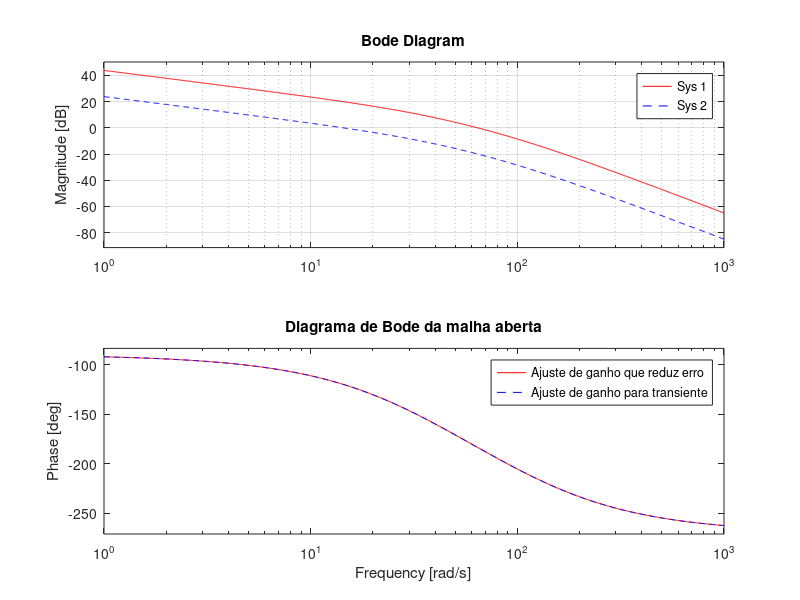
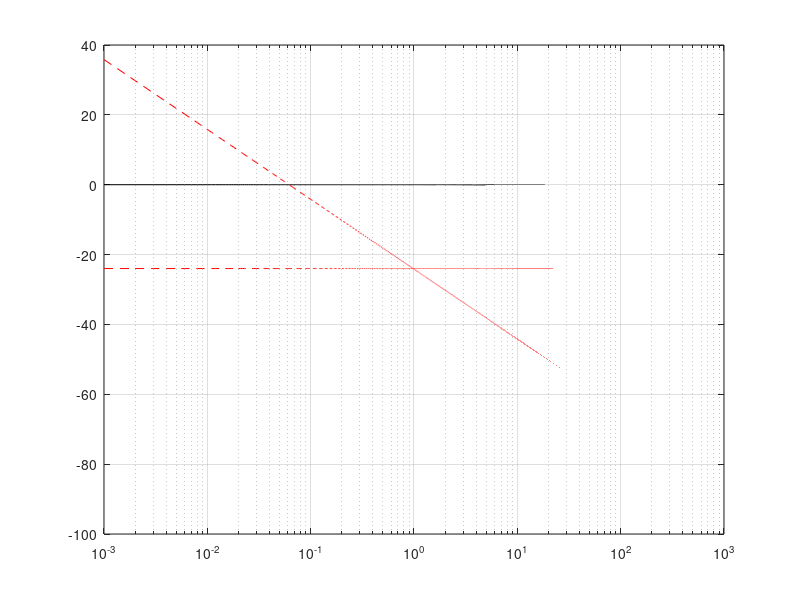
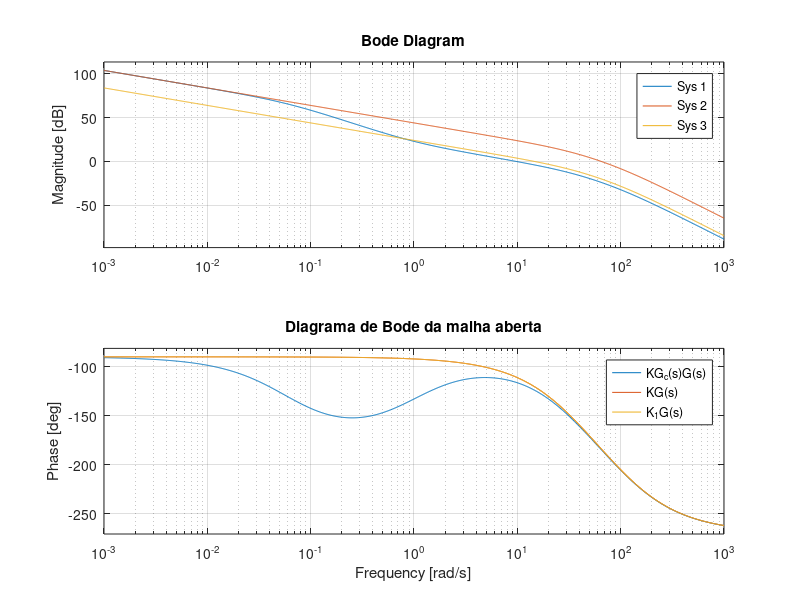
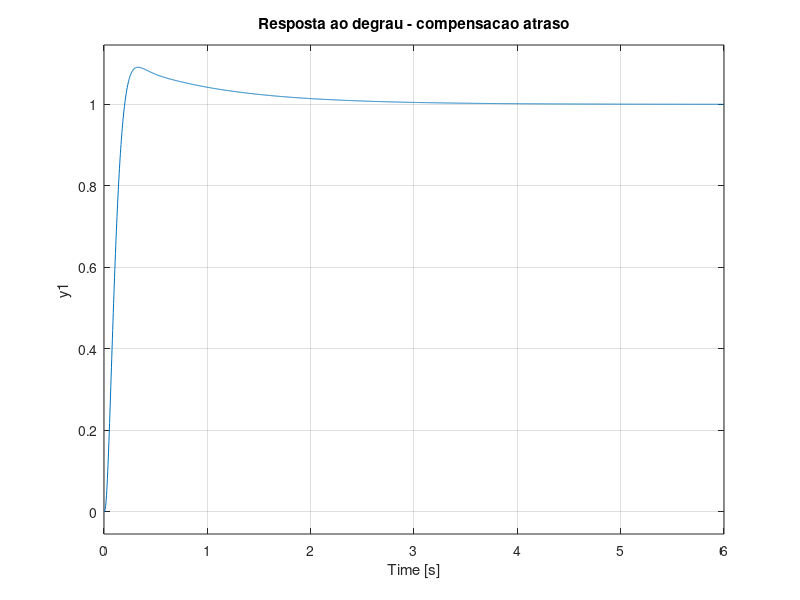

Recreate these plots in MATLAB, in order.
clear all, close all, clc

%% Exemplo 11.2 - compensador atraso
s = tf('s');

% Funcao de transferencia de malha aberta
g = (100/(s+100))*(1/(s+36))*(1/s);

% Requisito
Mp = 9.5/100; % sobressinal requerido
ke = 10; % fator de melhora do erro estacionário

%==========================================================================
% Passo 1 - ganho K que garante requisito de erro estacionario
%==========================================================================
k1 = 562.34 % ganho para margem de fase conforme overshoot especificado (Exemplo 11.1)
k = ke*k1 % novo ganho para garantir Kv maior

% kv1 = dcgain(k1*g*s) % Kv quando ganho é k1
% kv2 = dcgain(k*g*s) % Kv com novo ganho

%==========================================================================
% Passo 2 - frequencia de margem de fase requerida => wpm
%==========================================================================

csi = -log(Mp)/sqrt(pi^2+log(Mp)^2); % fator de amortecimento requerido
pm = 100*csi % margem de fase requerida

phi_seg = 10; % valor de segurança => entre 5 e 12 graus
phi = -180 + (pm+phi_seg) % fase na nova freq. de margem de fase (wpm)

figure,
bode(k*g,'r-',k1*g,'b--') % procurar wpm em k*g
legend('Ajuste de ganho que reduz erro','Ajuste de ganho para transiente')
title('Diagrama de Bode da malha aberta')
grid
wpm = 9.8; % frequencia na fase phi

%==========================================================================
% Passo 3 - compensador para garantir magnitude 0dB na frequencia wpm
%==========================================================================

% Assintota de alta frequencia do compensador
kpm = -24; % magnitude (com valor negativo) na frequencia wpm 

% Zero do compensador (zc)
zc = -wpm/10; % aproximadamente uma decada abaixo da freq. wpm 

%--------------------------------------------------------------------------
% Polo do compensador (pc)
%--------------------------------------------------------------------------
% polo => frequencia na qual a reta de inclinacao -20dB/decada, 
% que passa por wpm/10, cruza a magnitude 0 dB

% eq. da reta de inclinacao -20dB/decada que passa por wpm/10
w = 1e-3:1e-3:1e3; % vetor de frequencias
B = (kpm+20*log10(wpm/10)); % coef. linear tal que a reta passa por wpm/10 com ganho -kpm
R20dB = -20*log10(w) + B; % eq. da reta 

% grafico para determinar pc
figure,
semilogx(w,kpm*ones(size(w)),'r--',w,R20dB,'r--',w,0*ones(size(w)),'k-') 
grid

pc = -0.062; % polo do compensador (valor aproximado)

%==========================================================================
% Passo 4 - funcao de transferencia compensador Gc = Kc(s-zc)/(s-pc)
%==========================================================================

kc = pc/zc; % ganho para impor compensador com ganho estatico unitario
gc = kc*(s-zc)/(s-pc) % funcao de transferencia do compensador

%==========================================================================
% Passo 5 - verificacao
%==========================================================================

% Diagramas de Bode de malha aberta
figure, 
bode(k*gc*g,k*g,k1*g) % verifica margens do sistema compensado
legend('KG_c(s)G(s)','KG(s)','K_1G(s)')
title('Diagrama de Bode da malha aberta')

% Resposta ao degrau
mf = feedback(k*gc*g,1); % malha fechada com ajuste de ganho para erro estacionario + compensador
figure, step(mf) 
title('Resposta ao degrau - compensacao atraso')

% Resposta a rampa
t = 0:0.01:10;
u = t;
figure, lsim(t,u,mf)
title('Resposta a rampa - compensacao atraso')
